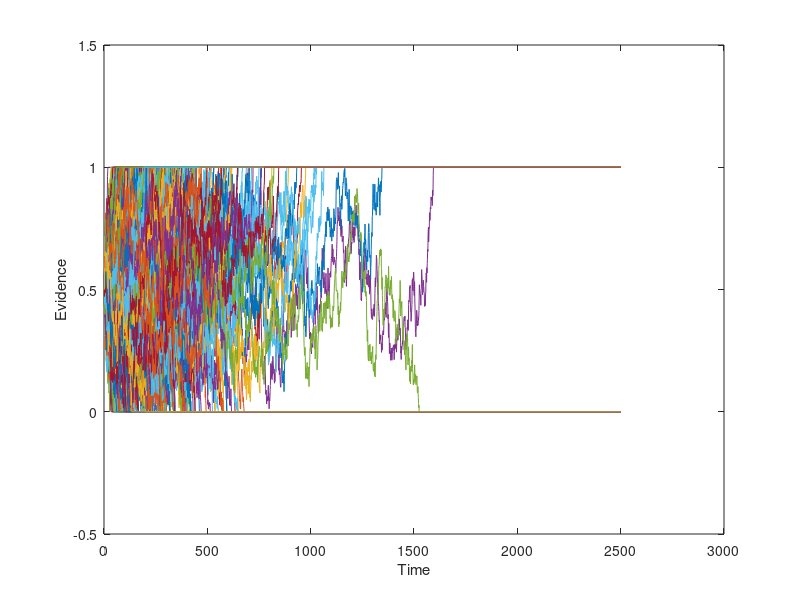
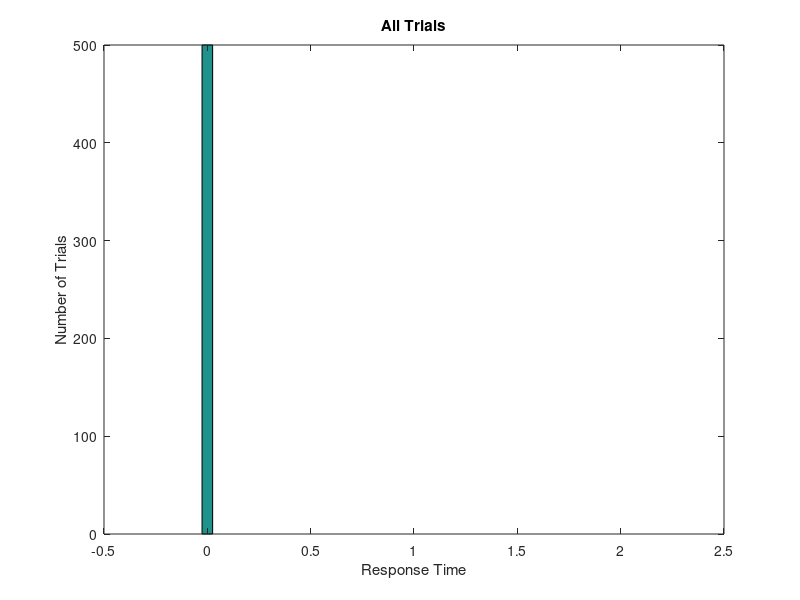

MATLAB code to generate these figures, in order: (Note: this script raises an error after producing the figures.)
clear; close all; clc;

%%
%fix step size
dt = 0.001;
%parameter 
ndt = 0.5; %NON-DECISION TIME
mu = 0.5;  %BY CONVENTION MU MUST BE POSITIVE 
sd = 1;   %THIS IS VARIABILITY WITHIN THE WALK.  KEEP FIXED AT 1. 
nsteps = 2500; %MAX LENGTH OF WALK.  INCREASE TILL WARNING GOES AWAY
ntrials = 500; %NUMBER OF RUNS
criterion = 1; %CORRECT BOUNDARY LOCATION, INCORRECT IS ZERO 
beta = 0.5; % NORMALIZED BIAS
bias = beta*criterion; %ACTUAL BIAS
total_err_pr = 0; % keep running sum of err probability
total_err_rt = 0; % use total_err_pr to normalize this value
%set random number seed 
rng(19680104);
%OUTPUT VARIABLES
sample = zeros(1,nsteps+1);   %This is a single random draw from normal distribution
path = zeros(ntrials,nsteps+1); %This is all the random walks
rt = zeros(ntrials,1);  %These are the rts across trials 
correct = zeros(ntrials,1); %This is accuracy data. ZERO IS WRONG, ONE IS RIGHT

% loop over all 100 samples of drift rate (i.e. mu)
for i = 1:100
    sampled_mu = normrnd(mu,0.1,[1,1])
    %LOOP OVER ntrials.  
    for j = 1:ntrials
        goodpath = 0;
        while goodpath == 0
            draw = normrnd(sampled_mu*dt,sd*sqrt(dt),[1,nsteps]);  %DRAW A WALK
            sample(1) = bias; %START AT BIAS
            sample(2:nsteps+1) = draw; 
            walk = cumsum(sample); %SUM THE WALK.   
            crossbnd = find((walk > criterion) |(walk < 0)); %TEST BOTH BOUNDARIES  
            if ~isempty(crossbnd) %TEST IF IT CROSSED ONE OF THE BOUNDARIES AT LEAST
                goodpath = 1; %WALK IS GOOD, SET TO 1 TO EXIT WHILE LOOP
                path(j,:) = walk; %SAVE THE WALK
            else
                display('Bad Walk') %NOTIFY BAD WALK AND DRAW AGAIN LOWER
            end;
        end;
        rt(j) = crossbnd(1);  %RT IS FIRST CROSSING
        if path(j,rt(j)) > criterion  %TEST IF CORRECT
            path(j,rt(j):end) = criterion; %SET THE REST OF WALK TO BOUNDARY
            correct(j) = 1; %INDICATE CORRECT TRIAL
        else %TRIALIS INCORRECT
            path(j,rt(j):end) = 0; %SET THE REST OF WALK TO ZERO. 
        end; 
        %Add Non-decision time
        rt(j) = rt(j) + ndt/dt;	
    end
    % need to weight average incorrect response times by relative probabilities of incorrect
    %convert rt to milliseconds
    rt = rt*dt;
    errorrt = rt(find(correct == 0));
    avg_err_rt = mean(errorrt);
    err_pr = 1 - mean(correct);
    total_err_pr += err_pr;
    total_err_rt += avg_err_rt;
end

%compute accuracy
accuracy = mean(correct);  %COMPUTER FRACTION CORRECT
%convert rt to milliseconds
rt = rt*dt;
%plot all the random walks. 
figure
plot(path');
xlabel('Time')
ylabel('Evidence')
set(gca,'YLim',[-0.5 criterion+0.5])
%Make a histogram of all random walks. 
figure  
bins = linspace(0,2,40);  
hist(rt,bins);
xlabel('Response Time')
ylabel('Number of Trials')
title('All Trials')
%Make a histogram separating correct from incorrect 
errorrt = rt(find(correct == 0));  % THIS IS JUST THE INCORRECT TRIALS
correctrt = rt(find(correct == 1)); %THIS IS JUST THE CORRECT TRIALS
figure
[n1,x] = hist(errorrt, bins); 
[n2,x] = hist(correctrt, bins);
h = bar(x,[n1; n2]);
legend('Error', 'Correct');

xlabel('Response Time')
ylabel('Number of Trials')
title('Correct vs Error Trials')
